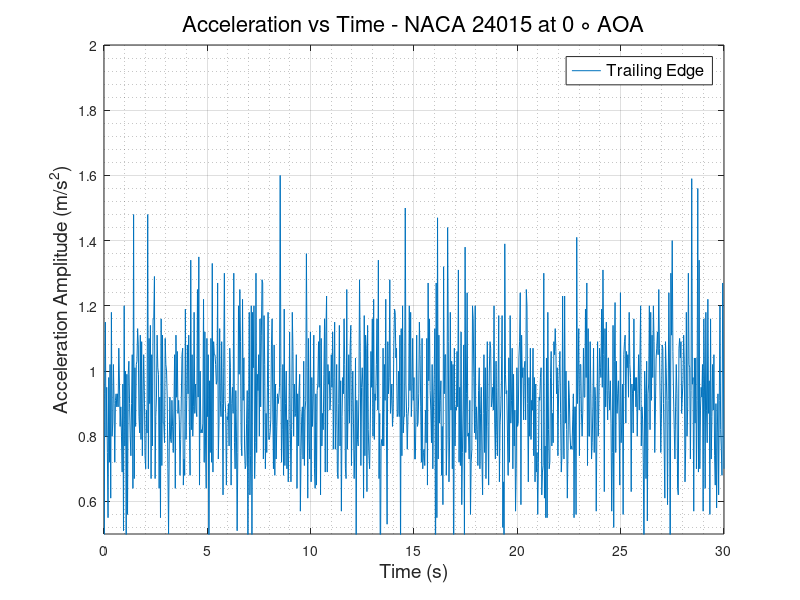
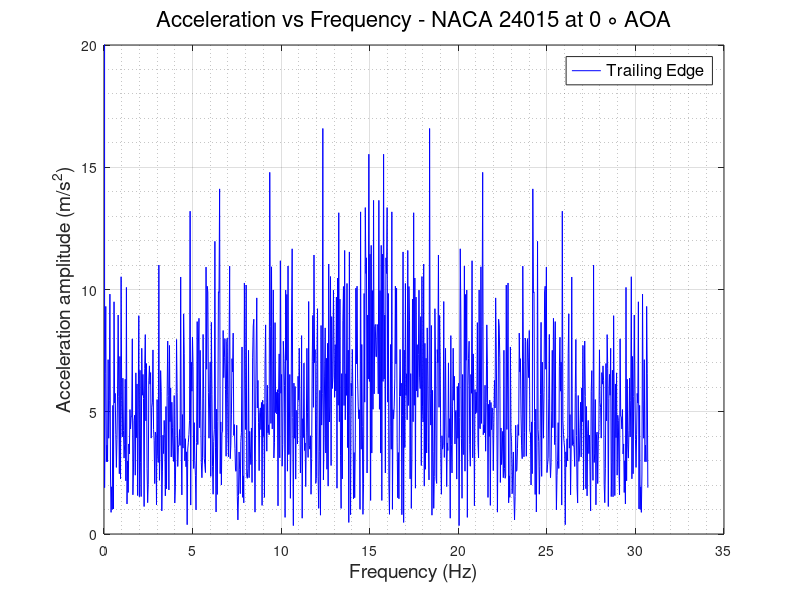

These charts were generated, in order, by the following MATLAB code:
clc
clear
close all
%% READING ACCELEROMETER DATA and defining Variables
                        % TRAILING EDGE %
data   = xlsread('TE_800rpm.csv');
TE_time   = data(:,1);
TE_X_acc  = data(:,2);
TE_Y_acc  = data(:,3);
TE_Z_acc  = data(:,4);
TE_R_acc  = sqrt(TE_X_acc.^2 + TE_Y_acc.^2 + TE_Z_acc.^2);
% plot(TE_time,TE_R_acc)
N      = numel(TE_time);
Ts     = abs(diff(TE_time(1:2)));
fs     = 1/Ts;
f_axis = [0:N-1]*fs/N;
A_freq_TE = fft(TE_Z_acc);
figure(1)
plot(TE_time, TE_Z_acc)
grid on
grid minor
xlabel('Time (s)','FontSize',14,'FontWeight','normal')
ylabel('Acceleration Amplitude (m/s^2)','FontSize',14,'FontWeight','normal')
legend ('Trailing Edge','FontSize',12,'FontWeight','normal')
title('Acceleration vs Time - NACA 24015 at 0 \circ AOA','FontSize',16,'FontWeight','normal')
ylim([0.5 2])
figure(2)
plot(f_axis,abs(A_freq_TE),'-b','LineWidth',0.5)
grid on 
grid minor
ylabel('Acceleration amplitude (m/s^2)','FontSize',14,'FontWeight','normal')
xlabel('Frequency (Hz)','FontSize',14,'FontWeight','normal')
ylim([0 20])
legend ('Trailing Edge','FontSize',12,'FontWeight','normal')
title('Acceleration vs Frequency - NACA 24015 at 0 \circ AOA','FontSize',16,'FontWeight','normal')
